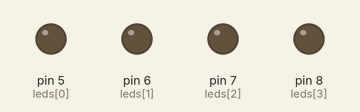
A sketch run on a simulated Arduino Uno, built with avr-gcc and run on an emulated ATmega328P. On the bench: output pins drawn as LEDs (lit = HIGH).

Above: at 0.1 s.
At 0.7 s:
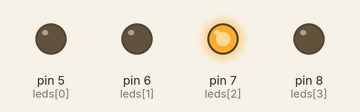
At 1.3 s:
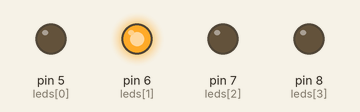
At 1.7 s:
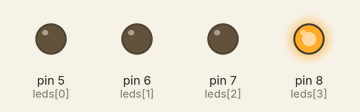
At 2.7 s:
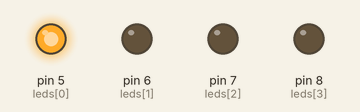
Timing chart, 0 to 3.0 s (numbered marks = the images above):
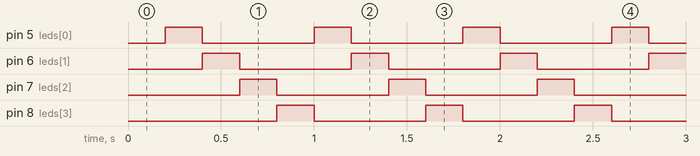

The sketch:

SeqLEDsemdelay.ino
```cpp
const int leds[] = {5, 6, 7, 8};
int indice = 0;
unsigned long tempoAnterior = 0;
const int intervalo = 200;

void setup() {
  for (int i = 0; i < 4; i++) {
    pinMode(leds[i], OUTPUT);
  }
}

void loop() {
  unsigned long tempoAtual = millis();

  if (tempoAtual - tempoAnterior >= intervalo) {
    tempoAnterior = tempoAtual;

    for (int i = 0; i < 4; i++) {
      digitalWrite(leds[i], LOW);
    }

    digitalWrite(leds[indice], HIGH);
    indice = (indice + 1) % 4;
  }
}
```

Measured:
- by itself, pin 5 (leds[0]), pin 6 (leds[1]), pin 7 (leds[2]), pin 8 (leds[3]): alternates HIGH for 0.20 s and LOW for 0.60 s
- by itself, everything shown: repeats every 0.80 s, in 4 steps
